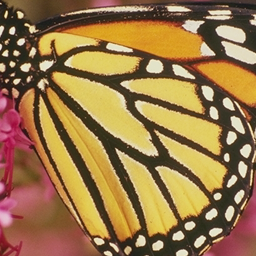
#> input picture GAN-Based-SR/train_BSGRAN/utils/test.bmp, 256 x 256 px, given as the content of the folder /data0/chendu/dataset/DIV2K/DIV2K_multiscaleHR_subimages512, which was not available
$ python generate_mask.py   (older library calls are emulated)
#> lines starting #> are read from the running program, lines starting #| are printed output that depends on the picture; pictures that were not available may be replaced by others from this repository, and a replacement may not be noted
import cv2
from PIL import Image
import numpy as np
import scipy.io as io
import argparse
import os

def main(args):
    dataset = args.input
    save_path = args.save
    os.makedirs(save_path, exist_ok=True)
    save_path_mat = os.path.join(save_path, f"mat")
    save_path_png = os.path.join(save_path, f"png")
    os.makedirs(save_path_mat, exist_ok=True)
    os.makedirs(save_path_png, exist_ok=True)

    for file in os.listdir(dataset):
        img_full_path = os.path.join(dataset, file)
        img_name = os.path.splitext(file)[0]

        print(f"The image {img_full_path} will be read in.")
        img = Image.open(img_full_path).convert("L")
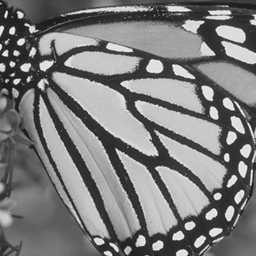
#> img: PIL image 256x256 L; min 20, max 245, mean 124

        img = np.array(img)
        h, w = img.shape
#> h = 256; w = 256


        img_grad = cv2.Laplacian(img, cv2.CV_8U)
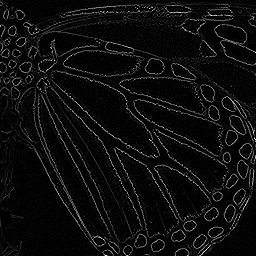
#> img_grad: shape (256, 256); min 0, max 255, mean 13

        mask = np.zeros((h, w), dtype='int')
        mask[img_grad>args.threshold] = 1


        mask_255 = mask * 255
        mask_255 = np.clip(mask_255, 0, 255)
        mask_255 = mask_255.astype(np.uint8)
        mask_255 = np.ascontiguousarray(mask_255)
        mask_255 = Image.fromarray(mask_255)
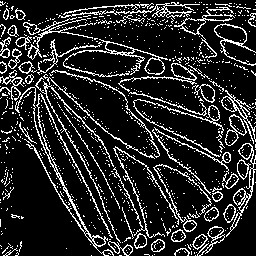
#> mask_255: PIL image 256x256 L; 15.9% white in thin lines or dots

        mask_255.save(os.path.join(save_path_png, f"{img_name}.png"), "PNG", quality = 95)
        io.savemat(os.path.join(save_path_mat, f"{img_name}.mat"), {'mat':mask}, do_compression=True)


if __name__ == '__main__':
    parser = argparse.ArgumentParser()
    parser.add_argument('--input', type=str, default='/data0/chendu/dataset/DIV2K/DIV2K_multiscaleHR_subimages512')
    parser.add_argument('--save', type=str, default='/data0/chendu/dataset/DIV2K/mask_selfsim/DIV2K_multiscaleHR_subimages512/threshold-20')
    parser.add_argument("--threshold", type=float, default = 20.0)
    args = parser.parse_args()
    main(args)
